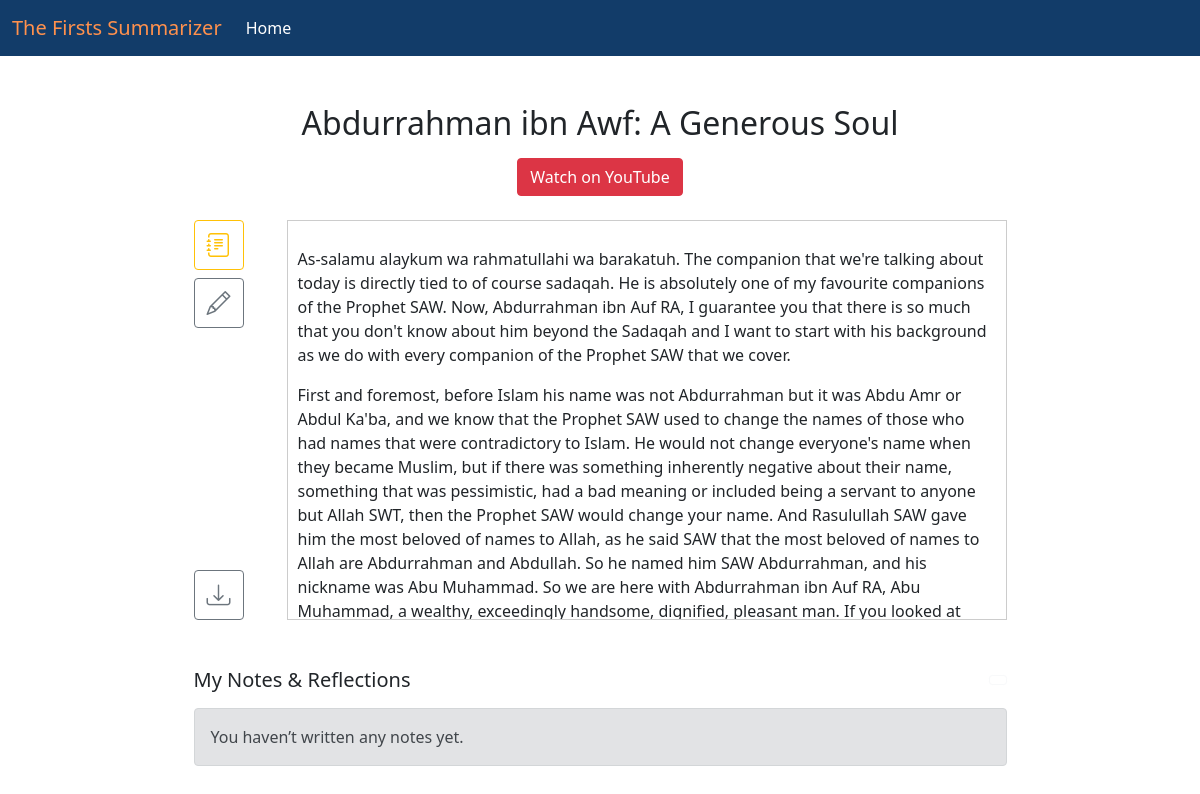
/textsumm/3/ (signed in), run on the app's committed database.
### textsumm/models.py (models this page shows, shortened)
class TextSumm(models.Model):
    name        = models.CharField(max_length=255)
    text        = models.TextField(default="")
    image       = models.ImageField(upload_to="FYP Cover Images/")
    video       = models.URLField(blank=True, default="")
    lineage     = models.TextField(default="")
    conversion  = models.TextField(default="")
    persecution = models.TextField(default="")
    hijrah      = models.TextField(default="")
    battle      = models.TextField(default="")
    trait       = models.TextField(default="")
    death       = models.TextField(default="")

### textsumm/views.py (the view)
# urls.py: path('textsumm/<int:pk>/', views.view_text, name='view_text'),
def view_text(request, pk):
    item = get_object_or_404(TextSumm, pk=pk)
    notes = Note.objects.filter(
        user=request.user,
        textsumm=item
    ).order_by("created_at")
    return render(request, "view_text.html", {
        "item":  item,
        "notes": notes,
    })

### textsumm/templates/view_text.html (shortened to what this page needs)
{% extends 'base.html' %}
{% load static %}
{% block content %}
<div class="container my-5">
  <h2 class="text-center">{{ item.name }}</h2>
  {% if item.video %}
    <p class="text-center mt-3">
      <a href="{{ item.video }}" target="_blank" class="btn btn-danger">
        Watch on YouTube
      </a>
    </p>
  {% endif %}
  <div class="row mt-4 justify-content-center">
    <div class="col-md-1 d-flex flex-column align-items-start">
      <button type="button"
              class="btn btn-outline-warning mb-2"
              data-bs-toggle="modal"
              data-bs-target="#summaryModal"
              title="Summary"
              aria-label="Summary">
        <i class="bi bi-journal-text" style="font-size:1.5rem"></i>
      </button>
      <button id="openNotesModalBtn"
              type="button"
              class="btn btn-outline-secondary mb-2"
              data-bs-toggle="modal"
              data-bs-target="#notesModal"
              title="Notes &amp; Reflection"
              aria-label="Notes &amp; Reflection">
        <i class="bi bi-pencil" style="font-size:1.5rem"></i>
      </button>
      <button id="downloadBtn"
              class="btn btn-outline-secondary mt-auto"
              title="Download PDF"
              aria-label="Download PDF">
        <i class="bi bi-download" style="font-size:1.5rem"></i>
      </button>
    </div>
    <div class="col-md-8">
      <div id="text-box" style="border:1px solid #ccc; height:400px; overflow-y:auto; padding:10px;">
        <p>{{ item.text|linebreaks }}</p>
      </div>
    </div>
  </div>
  <div class="row mt-5 justify-content-center">
    <div class="col-md-9">
      <div class="d-flex justify-content-between align-items-center mb-3">
        <h5 class="mb-0">My Notes &amp; Reflections</h5>
        <button id="addNoteBtn"
                type="button"
                class="btn btn-sm btn-outline-light"
                data-bs-toggle="modal"
                data-bs-target="#notesModal">
        </button>
      </div>
      {% if notes|length == 0 %}
        <div class="alert alert-secondary">
          You haven’t written any notes yet.
        </div>
      {% endif %}
    </div>
  </div>
</div>
{% endblock %}

### data on the page
TextSumm: name "Abdurrahman ibn Awf: A Generous Soul", text "As-salamu alaykum wa rahmatullahi wa barakatuh. The companion that we're talking about today is directly tied to of course sadaqah. He is absolutely one of my favourite companions of the Prophet SAW. Now, Abdurrahman ibn Auf RA, I guarantee you that there is so much that you don't know about him beyond the Sadaqah and I want to start with his background as we do with every companion of the Prophet SAW that we cover. First and foremost, before Islam his name was not Abdurrahman but it was Abdu Amr or Abdul Ka'ba, and we know that the Prophet SAW used to change the names of those who had names that were contradictory to Islam. He would not change everyone's name when they became Muslim, but…"
